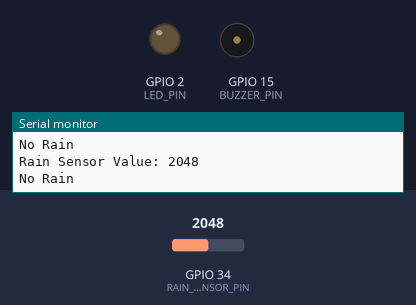
This sketch was run on a simulated ESP32. Shown: output pins drawn as LEDs (lit = HIGH), buzzer (waves = sounding), the last lines printed to the serial monitor. The inputs (shaded band) are chosen by the test bench; at power-on: GPIO 34 (RAIN_SENSOR_PIN) = 2048.

Above: at 1.3 s.
1.4 s: GPIO 34 (RAIN_SENSOR_PIN) set to 1960
At 1.9 s:
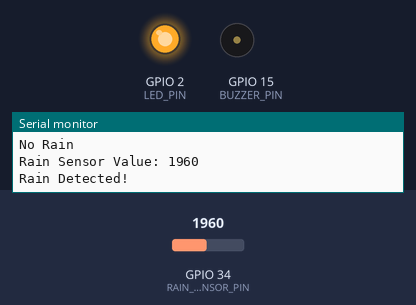
4.4 s: GPIO 34 (RAIN_SENSOR_PIN) set to 2040
At 5.7 s:
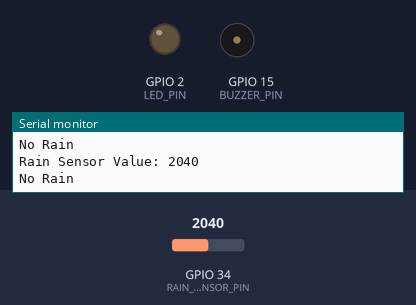
6.0 s: GPIO 34 (RAIN_SENSOR_PIN) set to 1228
At 6.41 s:
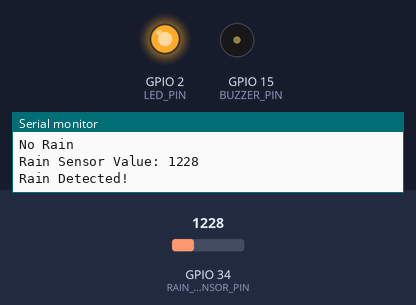
9.0 s: GPIO 34 (RAIN_SENSOR_PIN) set to 2047
At 9.5 s:
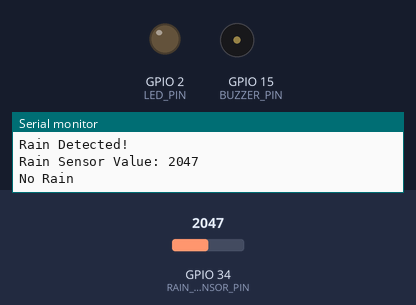
Timing chart, 0 to 11.5 s (numbered marks = the images above; inputs shaded):
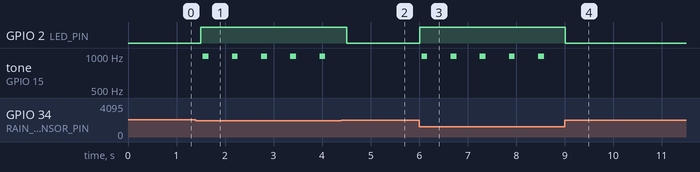

The sketch:

sketch.ino
```cpp
#define RAIN_SENSOR_PIN 34
#define LED_PIN 2
#define BUZZER_PIN 15

int threshold = 2000;

void setup() {
  Serial.begin(115200);

  pinMode(LED_PIN, OUTPUT);
  pinMode(BUZZER_PIN, OUTPUT);

  digitalWrite(LED_PIN, LOW);
}

void loop() {
  int rainValue = analogRead(RAIN_SENSOR_PIN);

  Serial.print("Rain Sensor Value: ");
  Serial.println(rainValue);

  if (rainValue < threshold) {
    Serial.println("Rain Detected!");

    digitalWrite(LED_PIN, HIGH);

    // Buzzer ON
    for (int i = 0; i < 100; i++) {
      digitalWrite(BUZZER_PIN, HIGH);
      delayMicroseconds(500);
      digitalWrite(BUZZER_PIN, LOW);
      delayMicroseconds(500);
    }
  }
  else {
    Serial.println("No Rain");

    digitalWrite(LED_PIN, LOW);
    digitalWrite(BUZZER_PIN, LOW);
  }

  delay(500);
}
```

Measured:
- the behaviour switches between 2000 and 1999 on GPIO 34 (RAIN_SENSOR_PIN) (found by bisection; images 0 and 1)
- after the input at 1.4 s, GPIO 2 (LED_PIN): LOW → HIGH after 0.10 s; tone on GPIO 15 (BUZZER_PIN): alternates 992 Hz for 0.12 s and silent for 0.48 s, starting after 0.14 s
- after the input at 4.4 s, GPIO 2 (LED_PIN): HIGH → LOW after 0.11 s; tone on GPIO 15 (BUZZER_PIN): stops changing and stays silent
- after the input at 6.0 s, GPIO 2 (LED_PIN): LOW → HIGH at once; tone on GPIO 15 (BUZZER_PIN): alternates 992 Hz for 0.12 s and silent for 0.48 s, starting after 0.05 s
- after the input at 9.0 s, GPIO 2 (LED_PIN): HIGH → LOW at once; tone on GPIO 15 (BUZZER_PIN): stops changing and stays silent
